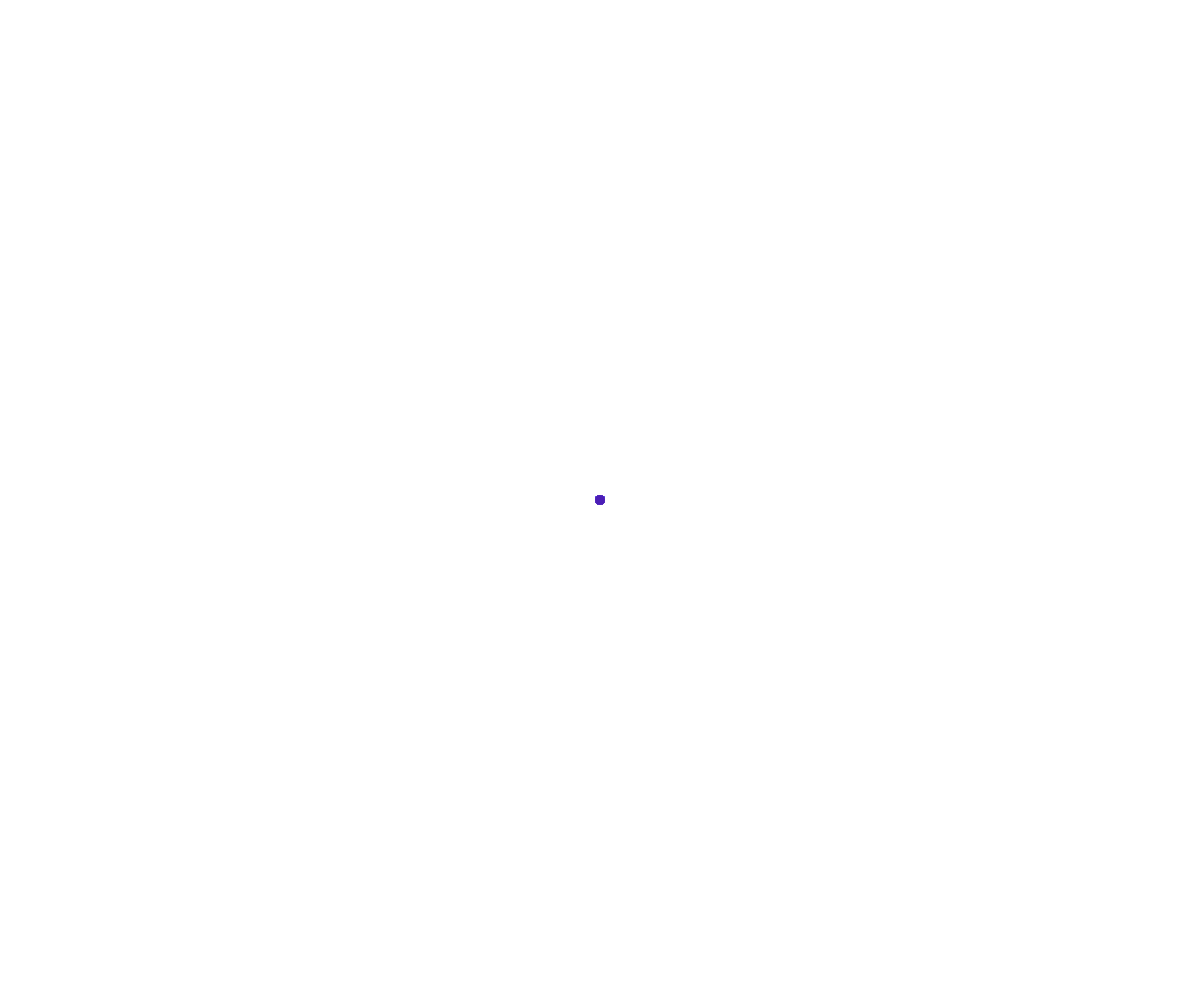
Frame 1 (no input)
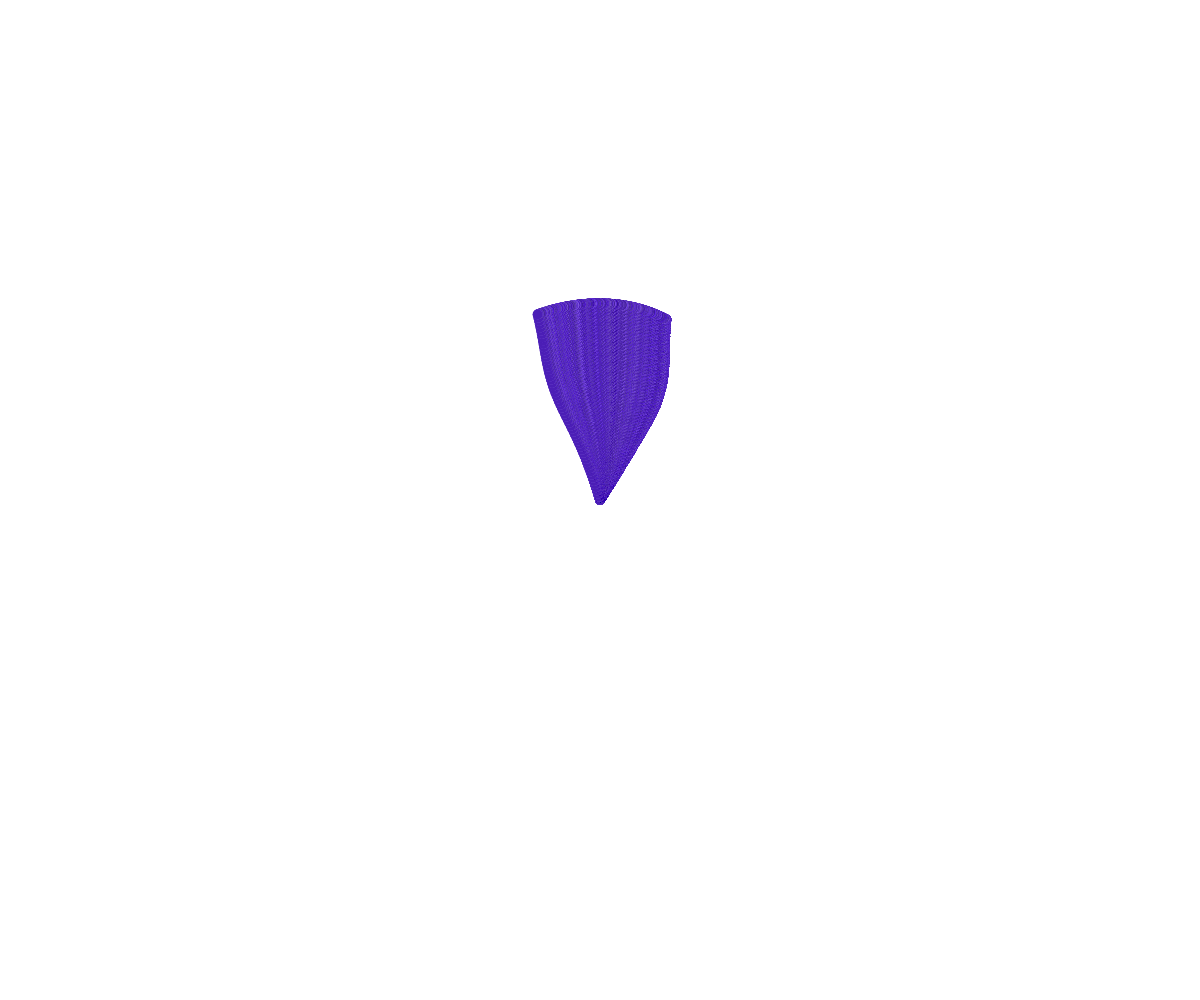
Frame 60 (no input)
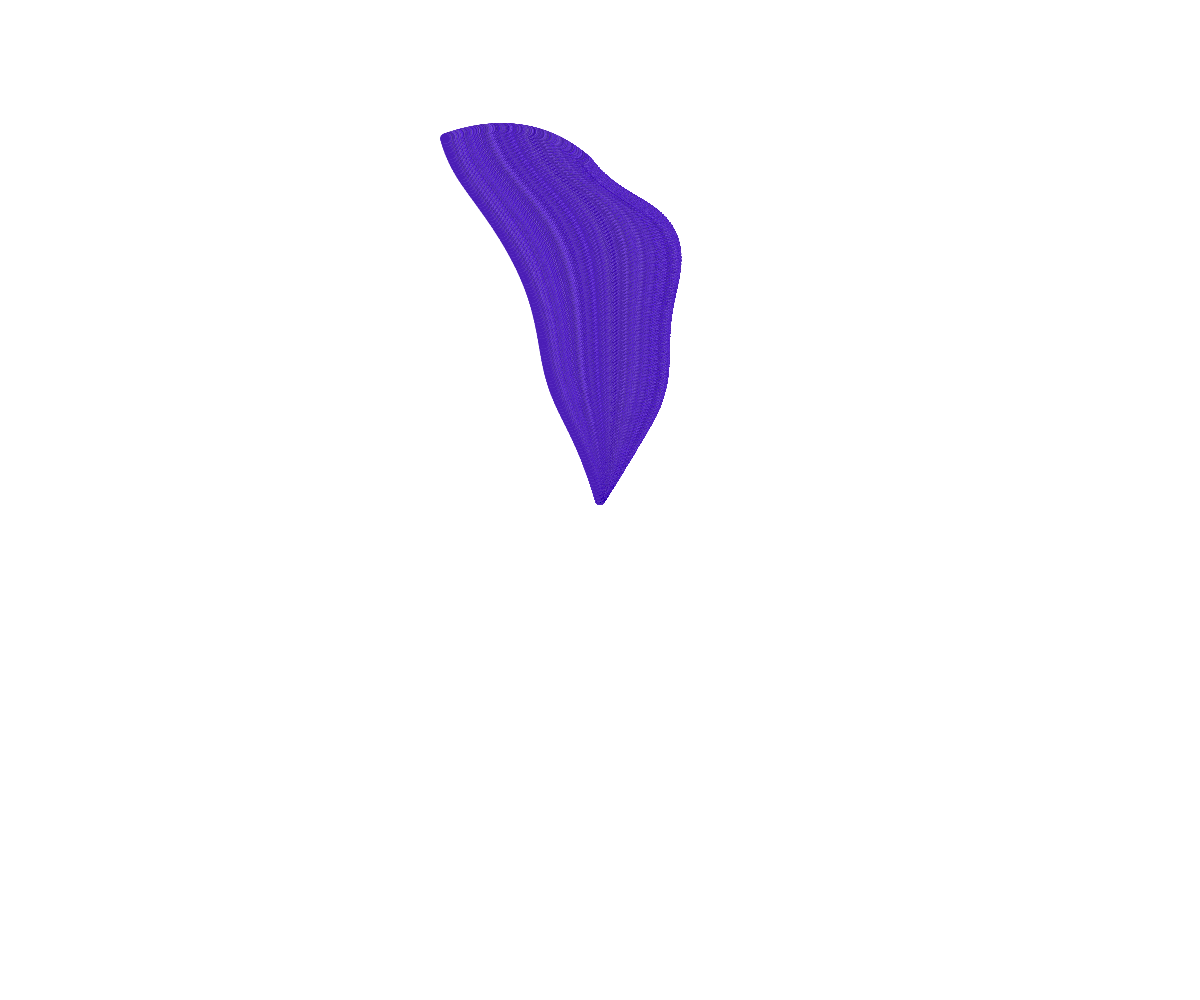
Frame 120 (the mouse pressed at the canvas centre since frame 60)

The p5.js sketch that drew these frames (run headless with seeded random() and noise() and a simulated clock; from frame 60 on, the mouse is pressed at the canvas centre):

// p5.js sketch
// ── sketch.js
const points = [];
const numPoints = 1000;
let time =0;
const timeScale = .005;
const noiseScale = .0001;
const pointSize = 10;
let done = false
function setup() {
  createCanvas(innerWidth,innerHeight);
  colorMode(HSB);
  noStroke();
  const hue = random(361);
  for(let i=0;i<numPoints;i++) {
    points.push({x:width/2,y:height/2, col:color(hue,random(50,100),random(50,100))});
  }
}

function uniformNoise(x,y) {
  return (2*noise(x,y))-.5;
}

function doubleClicked() {
  done = true;
}

function draw() {
  time += timeScale;
  for(let i=0;i<numPoints;i++) {
    const p = points[i];
    fill(p.col);
    circle(p.x,p.y,pointSize);
    const a = uniformNoise(i*noiseScale,time)*TWO_PI;
    p.x += (pointSize/3)*cos(a);
    p.y += (pointSize/3)*sin(a);
    if(done) continue;
    if(p.x < 0) p.x = width;
    else if(p.x > width) p.x =0;
    if(p.y < 0) p.y = height;
    else if(p.y > height) p.y = 0;
  }
}
